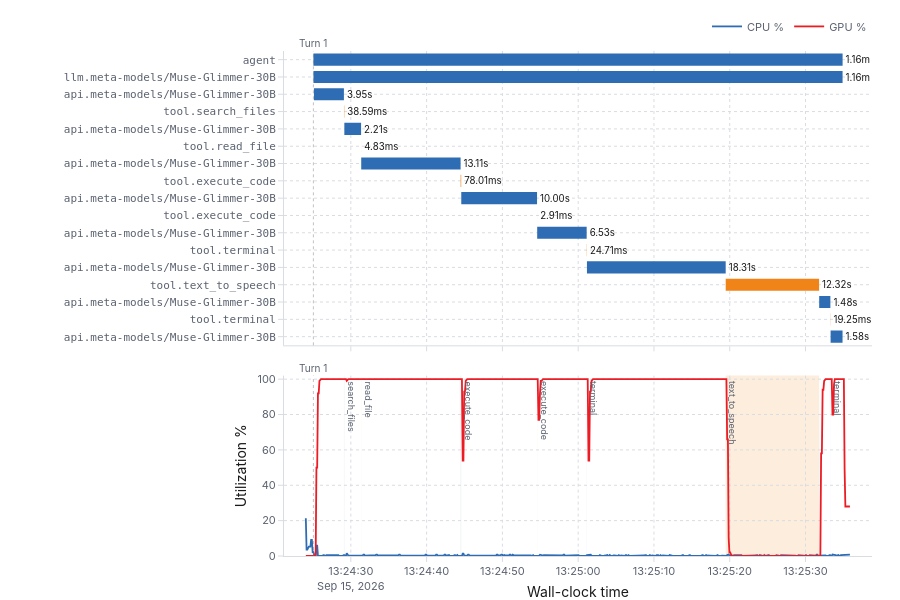

Source (notebook cell):
### Code cell
import importlib, sys, os, logging, warnings

sys.path.insert(0, os.path.abspath("utils"))

logging.disable(logging.WARNING)   # mute Streamlit's "missing ScriptRunContext" etc.
warnings.filterwarnings("ignore")  # mute plotly/mlflow UserWarning/FutureWarning etc.

import hermes_profiler
importlib.reload(hermes_profiler)          # pick up edits without a kernel restart

SESSION_ID = None   # a run ID, or None to auto-fetch the latest session
hermes_profiler.show_session_overview(SESSION_ID)

logging.disable(logging.NOTSET)

### Figure 1 — Plotly figure (JSON) as saved in the notebook; plotly's stock layout.template omitted (floating-point values rounded to 4 significant figures; data arrays with more than 128 entries replaced by an {"elided": "..."} marker saying what was removed)
{"data": [{"base": ["2026-09-15T13:24:25.058948705", "2026-09-15T13:24:25.065462228", "2026-09-15T13:24:25.130727815", "2026-09-15T13:24:29.093569832", "2026-09-15T13:24:29.141574200", "2026-09-15T13:24:31.355127951", "2026-09-15T13:24:31.369436973", "2026-09-15T13:24:44.486815155", "2026-09-15T13:24:44.572714963", "2026-09-15T13:24:54.577545316", "2026-09-15T13:24:54.591375477", "2026-09-15T13:25:01.124247251", "2026-09-15T13:25:01.157343560", "2026-09-15T13:25:19.468454912", "2026-09-15T13:25:31.802535168", "2026-09-15T13:25:33.282705384", "2026-09-15T13:25:33.310268699"], "cliponaxis": false, "hoverinfo": "text", "hovertext": ["<b>agent</b><br>turn: 1<br>type: AGENT<br>start: 13:24:25.058<br>duration: 1.16m", "<b>llm.meta-models/Muse-Glimmer-30B</b><br>turn: 1<br>type: LLM<br>start: 13:24:25.065<br>duration: 1.16m", "<b>api.meta-models/Muse-Glimmer-30B</b><br>turn: 1<br>type: LLM<br>start: 13:24:25.130<br>duration: 3.95s", "<b>tool.search_files</b><br>turn: 1<br>type: TOOL<br>start: 13:24:29.093<br>duration: 38.59ms", "<b>api.meta-models/Muse-Glimmer-30B</b><br>turn: 1<br>type: LLM<br>start: 13:24:29.141<br>duration: 2.21s", "<b>tool.read_file</b><br>turn: 1<br>type: TOOL<br>start: 13:24:31.355<br>duration: 4.83ms", "<b>api.meta-models/Muse-Glimmer-30B</b><br>turn: 1<br>type: LLM<br>start: 13:24:31.369<br>duration: 13.11s", "<b>tool.execute_code</b><br>turn: 1<br>type: TOOL<br>start: 13:24:44.486<br>duration: 78.01ms", "<b>api.meta-models/Muse-Glimmer-30B</b><br>turn: 1<br>type: LLM<br>start: 13:24:44.572<br>duration: 10.00s", "<b>tool.execute_code</b><br>turn: 1<br>type: TOOL<br>start: 13:24:54.577<br>duration: 2.91ms", "<b>api.meta-models/Muse-Glimmer-30B</b><br>turn: 1<br>type: LLM<br>start: 13:24:54.591<br>duration: 6.53s", "<b>tool.terminal</b><br>turn: 1<br>type: TOOL<br>start: 13:25:01.124<br>duration: 24.71ms", "<b>api.meta-models/Muse-Glimmer-30B</b><br>turn: 1<br>type: LLM<br>start: 13:25:01.157<br>duration: 18.31s", "<b>tool.text_to_speech</b><br>turn: 1<br>type: TOOL<br>start: 13:25:19.468<br>duration: 12.32s", "<b>api.meta-models/Muse-Glimmer-30B</b><br>turn: 1<br>type: LLM<br>start: 13:25:31.802<br>duration: 1.48s", "<b>tool.terminal</b><br>turn: 1<br>type: TOOL<br>start: 13:25:33.282<br>duration: 19.25ms", "<b>api.meta-models/Muse-Glimmer-30B</b><br>turn: 1<br>type: LLM<br>start: 13:25:33.310<br>duration: 1.58s"], "marker": {"color": ["#2E6DB4", "#2E6DB4", "#2E6DB4", "#F08418", "#2E6DB4", "#F08418", "#2E6DB4", "#F08418", "#2E6DB4", "#F08418", "#2E6DB4", "#F08418", "#2E6DB4", "#F08418", "#2E6DB4", "#F08418", "#2E6DB4"]}, "orientation": "h", "showlegend": false, "text": ["1.16m", "1.16m", "3.95s", "38.59ms", "2.21s", "4.83ms", "13.11s", "78.01ms", "10.00s", "2.91ms", "6.53s", "24.71ms", "18.31s", "12.32s", "1.48s", "19.25ms", "1.58s"], "textposition": "outside", "type": "bar", "x": [69830.0, 69830.0, 3954.0, 38.59, 2209.0, 4.831, 13110.0, 78.01, 9999.0, 2.912, 6529.0, 24.71, 18310.0, 12320.0, 1477.0, 19.25, 1575.0], "xaxis": "x", "y": [0, 1, 2, 3, 4, 5, 6, 7, 8, 9, 10, 11, 12, 13, 14, 15, 16], "yaxis": "y"}, {"hovertemplate": "CPU %{y:.1f}%<br>%{x|%H:%M:%S.%L}<extra></extra>", "line": {"color": "#2E6DB4", "width": 1.8}, "mode": "lines", "name": "CPU %", "type": "scatter", "x": {"elided": "719 str values"}, "xaxis": "x2", "y": {"elided": "719 float values"}, "yaxis": "y2"}, {"hovertemplate": "GPU %{y:.1f}%<br>%{x|%H:%M:%S.%L}<extra></extra>", "line": {"color": "#ED1C24", "width": 1.8}, "mode": "lines", "name": "GPU %", "type": "scatter", "x": {"elided": "719 str values"}, "xaxis": "x2", "y": {"elided": "719 float values"}, "yaxis": "y2"}], "layout": {"annotations": [{"font": {"color": "#5B6270", "size": 9}, "showarrow": false, "text": "search_files", "textangle": 90, "x": "2026-09-15T13:24:29.093569832", "xanchor": "left", "xref": "x2", "y": 100, "yanchor": "top", "yref": "y2"}, {"font": {"color": "#5B6270", "size": 9}, "showarrow": false, "text": "read_file", "textangle": 90, "x": "2026-09-15T13:24:31.355127951", "xanchor": "left", "xref": "x2", "y": 100, "yanchor": "top", "yref": "y2"}, {"font": {"color": "#5B6270", "size": 9}, "showarrow": false, "text": "execute_code", "textangle": 90, "x": "2026-09-15T13:24:44.486815155", "xanchor": "left", "xref": "x2", "y": 100, "yanchor": "top", "yref": "y2"}, {"font": {"color": "#5B6270", "size": 9}, "showarrow": false, "text": "execute_code", "textangle": 90, "x": "2026-09-15T13:24:54.577545316", "xanchor": "left", "xref": "x2", "y": 100, "yanchor": "top", "yref": "y2"}, {"font": {"color": "#5B6270", "size": 9}, "showarrow": false, "text": "terminal", "textangle": 90, "x": "2026-09-15T13:25:01.124247251", "xanchor": "left", "xref": "x2", "y": 100, "yanchor": "top", "yref": "y2"}, {"font": {"color": "#5B6270", "size": 9}, "showarrow": false, "text": "text_to_speech", "textangle": 90, "x": "2026-09-15T13:25:19.468454912", "xanchor": "left", "xref": "x2", "y": 100, "yanchor": "top", "yref": "y2"}, {"font": {"color": "#5B6270", "size": 9}, "showarrow": false, "text": "terminal", "textangle": 90, "x": "2026-09-15T13:25:33.282705384", "xanchor": "left", "xref": "x2", "y": 100, "yanchor": "top", "yref": "y2"}, {"font": {"color": "#5B6270", "size": 10}, "showarrow": false, "text": "Turn 1", "x": "2026-09-15T13:24:25.058948705", "xanchor": "center", "xref": "x", "y": 1, "yanchor": "bottom", "yref": "y domain"}, {"font": {"color": "#5B6270", "size": 10}, "showarrow": false, "text": "Turn 1", "x": "2026-09-15T13:24:25.058948705", "xanchor": "center", "xref": "x2", "y": 1, "yanchor": "bottom", "yref": "y2 domain"}], "bargap": 0.3, "font": {"color": "#1A1A1A", "family": "-apple-system, BlinkMacSystemFont, \"Segoe UI\", Roboto, Helvetica, Arial, sans-serif", "size": 12}, "height": 600, "hoverlabel": {"bgcolor": "#FFFFFF", "bordercolor": "#D9DCE1", "font": {"color": "#1A1A1A", "size": 12}}, "hovermode": "x unified", "legend": {"bgcolor": "rgba(0,0,0,0)", "borderwidth": 0, "font": {"color": "#5B6270", "size": 11}, "orientation": "h", "x": 1, "xanchor": "right", "y": 1.02, "yanchor": "bottom"}, "margin": {"b": 44, "l": 284, "r": 28, "t": 48}, "paper_bgcolor": "#FFFFFF", "plot_bgcolor": "#FFFFFF", "shapes": [{"fillcolor": "rgba(46,109,180,0.13)", "layer": "below", "line": {"width": 0}, "opacity": 1, "type": "rect", "x0": "2026-09-15T13:24:29.093569832", "x1": "2026-09-15T13:24:29.132569832", "xref": "x2", "y0": 0, "y1": 1, "yref": "y2 domain"}, {"fillcolor": "rgba(240,132,24,0.15)", "layer": "below", "line": {"width": 0}, "opacity": 1, "type": "rect", "x0": "2026-09-15T13:24:31.355127951", "x1": "2026-09-15T13:24:31.365127951", "xref": "x2", "y0": 0, "y1": 1, "yref": "y2 domain"}, {"fillcolor": "rgba(46,109,180,0.13)", "layer": "below", "line": {"width": 0}, "opacity": 1, "type": "rect", "x0": "2026-09-15T13:24:44.486815155", "x1": "2026-09-15T13:24:44.564815155", "xref": "x2", "y0": 0, "y1": 1, "yref": "y2 domain"}, {"fillcolor": "rgba(240,132,24,0.15)", "layer": "below", "line": {"width": 0}, "opacity": 1, "type": "rect", "x0": "2026-09-15T13:24:54.577545316", "x1": "2026-09-15T13:24:54.587545316", "xref": "x2", "y0": 0, "y1": 1, "yref": "y2 domain"}, {"fillcolor": "rgba(46,109,180,0.13)", "layer": "below", "line": {"width": 0}, "opacity": 1, "type": "rect", "x0": "2026-09-15T13:25:01.124247251", "x1": "2026-09-15T13:25:01.149247251", "xref": "x2", "y0": 0, "y1": 1, "yref": "y2 domain"}, {"fillcolor": "rgba(240,132,24,0.15)", "layer": "below", "line": {"width": 0}, "opacity": 1, "type": "rect", "x0": "2026-09-15T13:25:19.468454912", "x1": "2026-09-15T13:25:31.790454912", "xref": "x2", "y0": 0, "y1": 1, "yref": "y2 domain"}, {"fillcolor": "rgba(46,109,180,0.13)", "layer": "below", "line": {"width": 0}, "opacity": 1, "type": "rect", "x0": "2026-09-15T13:25:33.282705384", "x1": "2026-09-15T13:25:33.301705384", "xref": "x2", "y0": 0, "y1": 1, "yref": "y2 domain"}, {"line": {"color": "rgba(120,120,120,0.45)", "dash": "dot", "width": 1}, "type": "line", "x0": "2026-09-15T13:24:25.058948705", "x1": "2026-09-15T13:24:25.058948705", "xref": "x", "y0": 0, "y1": 1, "yref": "y domain"}, {"line": {"color": "rgba(120,120,120,0.45)", "dash": "dot", "width": 1}, "type": "line", "x0": "2026-09-15T13:24:25.058948705", "x1": "2026-09-15T13:24:25.058948705", "xref": "x2", "y0": 0, "y1": 1, "yref": "y2 domain"}], "xaxis": {"anchor": "y", "domain": [0, 1], "gridcolor": "#D9DCE1", "griddash": "dot", "linecolor": "#D9DCE1", "matches": "x2", "showticklabels": false, "tickcolor": "#D9DCE1", "tickfont": {"color": "#5B6270", "size": 11}, "ticks": "outside", "type": "date", "zeroline": false}, "xaxis2": {"anchor": "y2", "domain": [0, 1], "gridcolor": "#D9DCE1", "griddash": "dot", "linecolor": "#D9DCE1", "tickcolor": "#D9DCE1", "tickfont": {"color": "#5B6270", "size": 11}, "ticks": "outside", "title": {"text": "Wall-clock time"}, "type": "date", "zeroline": false}, "yaxis": {"anchor": "x", "automargin": true, "autorange": "reversed", "domain": [0.4172, 1], "gridcolor": "#D9DCE1", "griddash": "dot", "linecolor": "#D9DCE1", "tickcolor": "#D9DCE1", "tickfont": {"color": "#5B6270", "family": "monospace", "size": 11}, "tickmode": "array", "ticks": "outside", "ticktext": ["agent", "    llm.meta-models/Muse-Glimmer-30B", "        api.meta-models/Muse-Glimmer-30B", "        tool.search_files", "        api.meta-models/Muse-Glimmer-30B", "        tool.read_file", "        api.meta-models/Muse-Glimmer-30B", "        tool.execute_code", "        api.meta-models/Muse-Glimmer-30B", "        tool.execute_code", "        api.meta-models/Muse-Glimmer-30B", "        tool.terminal", "        api.meta-models/Muse-Glimmer-30B", "        tool.text_to_speech", "        api.meta-models/Muse-Glimmer-30B", "        tool.terminal", "        api.meta-models/Muse-Glimmer-30B"], "tickvals": [0, 1, 2, 3, 4, 5, 6, 7, 8, 9, 10, 11, 12, 13, 14, 15, 16], "zeroline": false}, "yaxis2": {"anchor": "x2", "domain": [0, 0.3572], "gridcolor": "#D9DCE1", "griddash": "dot", "linecolor": "#D9DCE1", "range": [0, 102], "tickcolor": "#D9DCE1", "tickfont": {"color": "#5B6270", "size": 11}, "ticks": "outside", "title": {"text": "Utilization %"}, "zeroline": false}}}
